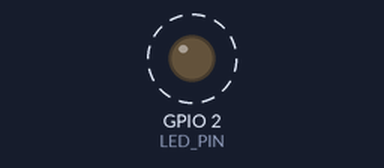
Bench run of a program on a simulated ESP32. Parts: output pins drawn as LEDs (lit = HIGH). Dashed ring = blinking. What the program prints to the serial monitor is not drawn.

Above: at 0.7 s.
Timing chart, 0 to 3.1 s (numbered marks = the images above):
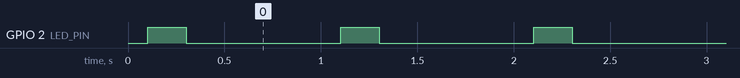

Measured:
- by itself, GPIO 2 (LED_PIN): alternates HIGH for 0.20 s and LOW for 0.80 s

The program:

main.cpp
```cpp
#include <Arduino.h>

// Include library
#include "freertos/FreeRTOS.h"
#include "freertos/task.h"
#include "freertos/queue.h"

// define, config
#define LED_PIN  2

// Threshold
#define QUEUE_LENGTH  5  // Số phần tử tối đa trong Queue

// Variable global

// initialize Queue to save items
QueueHandle_t dataQueue;   // Handle của Queue

// Task handle for Task
TaskHandle_t xSenderTaskHandle = NULL;
TaskHandle_t xReceiverTaskHandle = NULL;

// put function declarations here:
void vSenderTask(void *pvParameters);
void vReceiverTask(void *pvParameters);

void setup() {
  // put your setup code here, to run once:
  Serial.begin(115200);
  delay(100);
  Serial.println("\n=== FreeRTOS Queue Example ===");

  pinMode(LED_PIN, OUTPUT);

  // Create Queue and check
  dataQueue = xQueueCreate(QUEUE_LENGTH, sizeof(int));

  if (dataQueue == NULL) {
    Serial.println("❌ Failed to create Queue!");
    while (1); // Dừng lại
  } else {
    Serial.println("✅ Queue created successfully.");
  }

  // Create task
  xTaskCreate(vSenderTask, "vSenderTask", 2048, NULL, 1, &xSenderTaskHandle);
  xTaskCreate(vReceiverTask, "vReceiverTask", 2048, NULL, 1, &xReceiverTaskHandle);
}

void loop() {
  // put your main code here, to run repeatedly:
  // nothing
}

// put function definitions here:
// task send input item data from task into Queue
void vSenderTask(void *pvParameters) {
  (void) pvParameters; // Để “tắt cảnh báo unused parameter”

  // stage setup
  int counter = 0; // counter is item Queue send outsides

  // stage loop
  while (1) {
    counter++;

    // Gửi giá trị counter từ task vào Queue
    if (xQueueSend(dataQueue, &counter, pdMS_TO_TICKS(100)) == pdPASS) {
      Serial.printf("[Sender] Sent: %d\n", counter);
    } else {
      Serial.println("[Sender] Queue Full!");
    }

    vTaskDelay(pdMS_TO_TICKS(1000)); // Gửi mỗi 1s
  }
}

// task receive output item data from Queue to task other
void vReceiverTask(void *pvParameters) {
  (void) pvParameters; // Để “tắt cảnh báo unused parameter”

  // stage setup
  int receivedValue = 0; // receivedValue is item Queue receive from task

  // stage loop
  while (1) {
    // Nhận dữ liệu từ Queue về task (chờ tối đa 2s)
    if (xQueueReceive(dataQueue, &receivedValue, pdMS_TO_TICKS(2000)) == pdPASS) {
      Serial.printf("[Receiver] Got: %d\n", receivedValue);

      // Mỗi lần nhận được dữ liệu → bật LED
      digitalWrite(LED_PIN, HIGH);
      vTaskDelay(pdMS_TO_TICKS(200));
      digitalWrite(LED_PIN, LOW);
    } else {
      Serial.println("[Receiver] Timeout waiting for data...");
    }
  }
}
```
